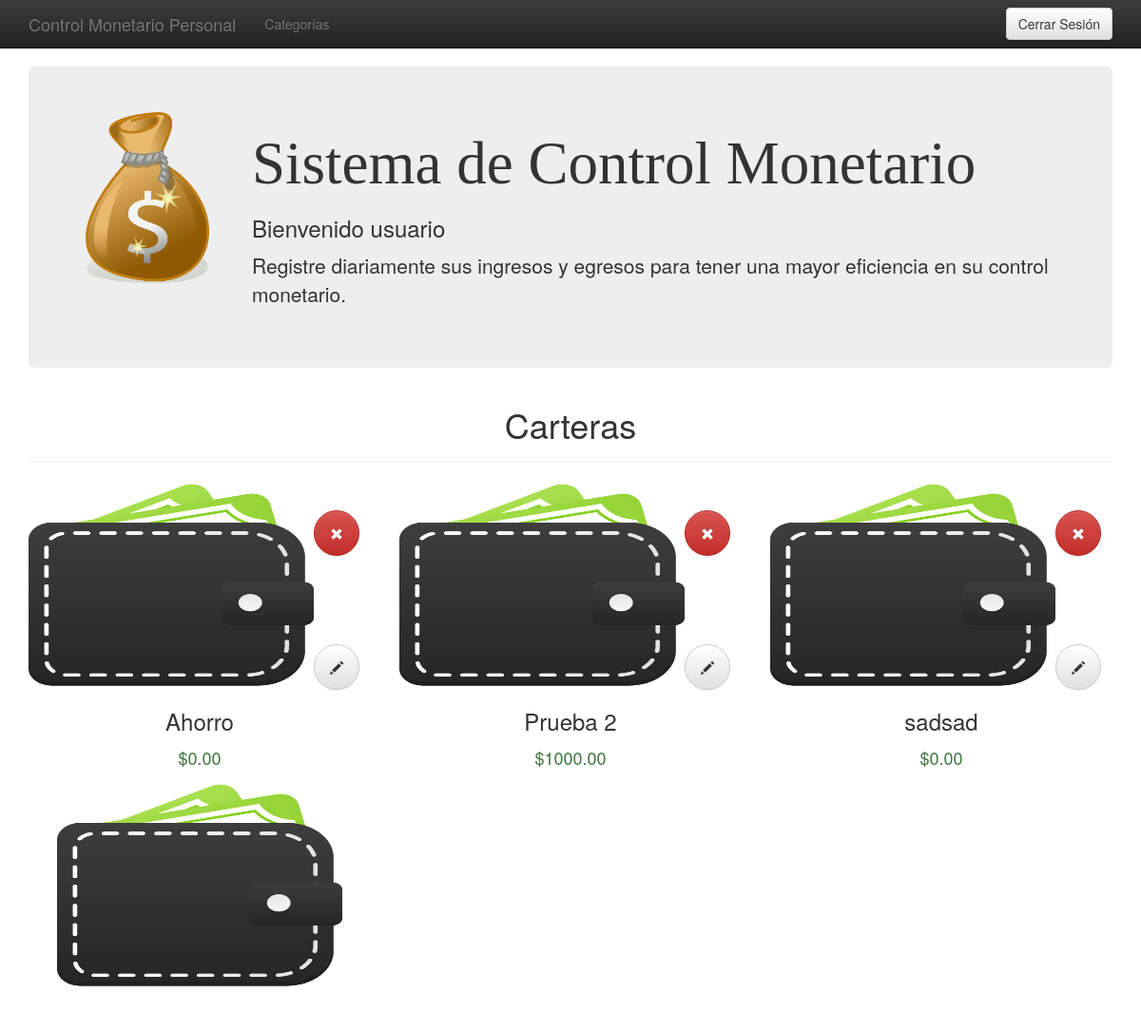
The app's page /principal.php (signed in) with its own data.
### tables this page shows
CREATE TABLE IF NOT EXISTS `tblcartera` (
`id` int(11) NOT NULL,
  `nombre` varchar(255) NOT NULL,
  `activo` int(11) NOT NULL DEFAULT '1',
  `idUsuario` int(11) NOT NULL
);

### Principal.php (the view, shortened to what this page needs)
<html lang="en"><head><meta http-equiv="Content-Type" content="text/html; charset=UTF-8">
    <link rel="stylesheet" href="css/bootstrap.css" />
    <link rel="stylesheet" href="css/dataTables.tableTools.min.css" />
    <link rel="stylesheet" href="css/dataTables.bootstrap.css" />
    <link rel="stylesheet" href="css/alertify.css" />
    <link rel="stylesheet" href="css/alertify.bootstrap.css" />
    <link href="css/bootstrap.min.css" rel="stylesheet">
    <link href="css/bootstrap-theme.min.css" rel="stylesheet">
    <link href="theme.css" rel="stylesheet">
        </head>
  <body role="document">
    <div class="navbar navbar-inverse navbar-fixed-top" role="navigation">
      <div class="container">
        <div class="navbar-header">
          <a class="navbar-brand" href="#">Control Monetario Personal</a>
        </div>
          <div class="navbar-collapse collapse">
              <ul class="nav navbar-nav">
                  <li><a href="#" data-toggle='modal' data-target='#myModalCategorias'>Categorías</a></li>
              </ul>
              <form class="navbar-form navbar-right" action="logout.php">
                  <button type="submit" class="btn btn-default">Cerrar Sesi&oacute;n</button>
              </form>
          </div>
      </div>
    </div>
    <div class="container theme-showcase" role="main">
        <div class="jumbotron">
            <div class="row">
                <div class="col-lg-2">
                    <img alt="" src="images/monedas.png" width="130" height="180">
                </div>
                <div class="col-lg-10">
                    <h1 style="font-family: fantasy">Sistema de Control Monetario</h1>
                    <h3>Bienvenido <?php echo $_SESSION['username'] ?> </h3>
                    <p>Registre diariamente sus ingresos y egresos para tener una mayor eficiencia en su control monetario.</p>
                </div>
            </div>
        </div>
        <div class="page-header">
            <table style="text-align:center;">
                <tr>
                    <h1 class="text-center">Carteras</h1>
                </tr>
            </table>
        </div>
        <div>
            <?php
                    $sql = "SELECT c.id as Id, c.nombre as Nombre, c.total as Total FROM vistadetallecartera c
                            WHERE c.idUsuario = ".$_SESSION['idusuario']." AND
                            c.activo = 1;";
                    $query = mysql_query($sql);
                    $contador = 0;
                    echo ' <div class="row">';
                    while($row = mysql_fetch_array($query))
                    {
                        echo '<div class="col-lg-4 text-center">
                    <div class="form-group">
                        <table>
                            <tr>
                                <td style="display: none;">'.$row['Id'].'</td>
                                <td rowspan="2" width="66%"><a href="cartera.php?id='.$row['Id'].'"><img src="images/cartera.png" width="300" height="220"  /></a></td>
                                <td><button type="button" class="btn btn-danger botonesRedondos eliminarCartera">
                                <span style="display: none;">'.$row['Id'].'</span>
                                <span class="glyphicon glyphicon-remove"></span></button></td>
                            </tr>
                            <tr>
                                <td style="vertical-align: bottom;"><button type="Button" class="btnEditarCartera btn btn-default botonesRedondos"  ><span class="glyphicon glyphicon-pencil"></span></button></td>
                            </tr>
                        </table>
                    </div>
                    <div class="form-group text-center">
                        <h3>'.$row['Nombre'].'</h3>
                    </div>
                    <div class="form-group text-success">
                        <h4>$'.$row['Total'].'</h4>
                    </div>
                </div>';
                    $contador++;
                    if ($contador == 3) {
                        echo '</div>';
                        echo ' <div class="row">';
                        $contador = 0;
                    }
                }
                echo "<div class=\"col-lg-4 text-center\">
                    <div class=\"form-group\">
                        <a href=\"#\" data-toggle='modal' data-target='#ModalNuevaCartera'><img src=\"images/cartera.png\" width=\"300\" height=\"220\"  /></a>
                    </div>
                </div>";
                echo '</div>';
                 ?>
        </div>
      </div>
</body>
</html>

### theme.css (style rules this page uses)
body { padding-top: 70px; padding-bottom: 30px; }

### Principal.php (style rules this page uses)
.botonesRedondos { height: 48px; width: 48px; border-radius: 24px; }

### records on screen
tblcartera: nombre "Ahorro", Total "0.00"
tblcartera: nombre "Prueba 2", Total "1000.00"
tblcartera: nombre "sadsad", Total "0.00"

### other values on screen
$_SESSION['username'] "usuario"
